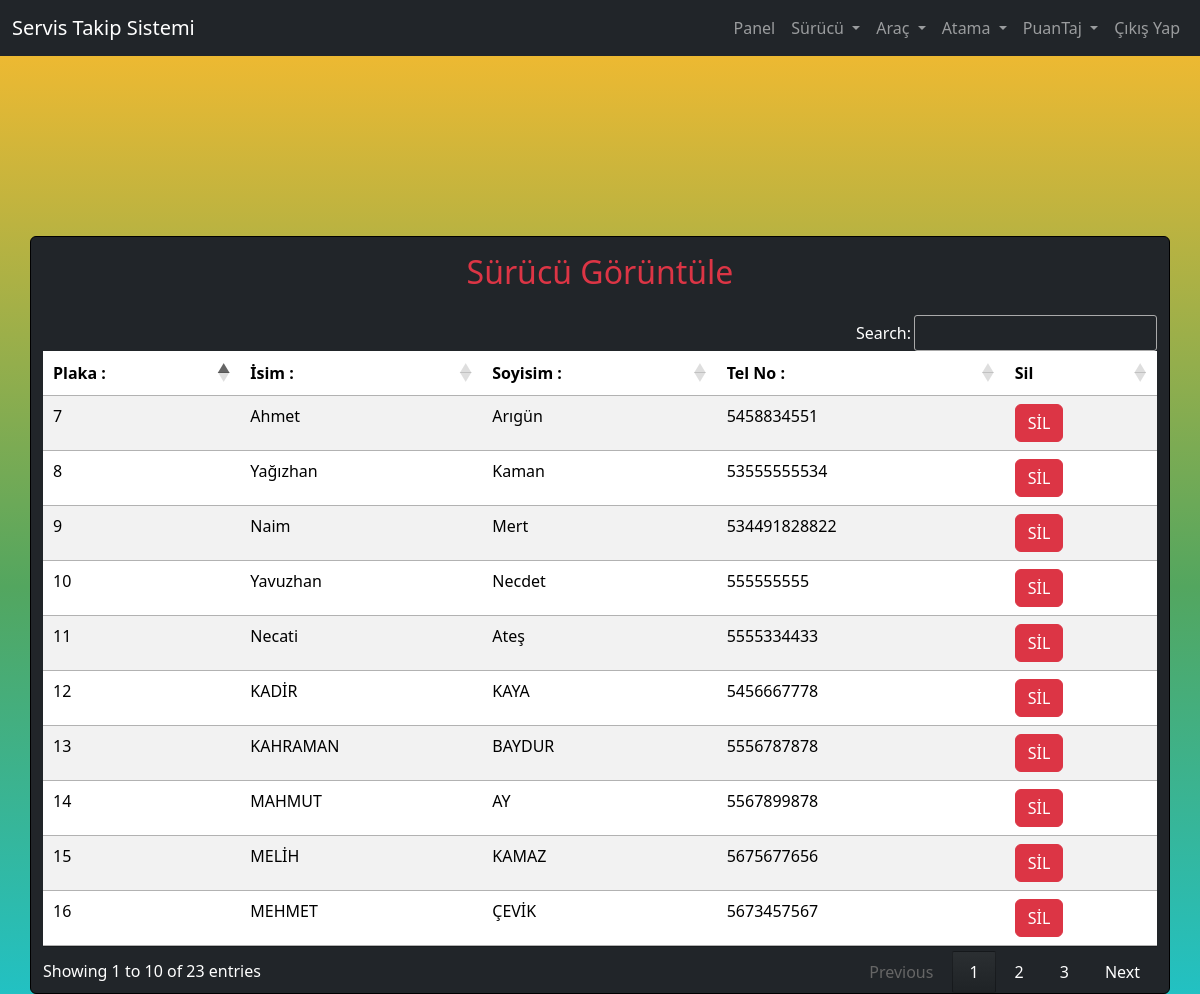
Screenshot of /sofor_goruntule/ (signed in) with the database file from the repository.
### hospital/models.py (models this page shows, shortened)
class Drıver(models.Model):
    name = models.CharField(max_length=50)
    surname = models.CharField(max_length=40)
    mobile = models.IntegerField(null=True)

### hospital/views.py (the view)
# urls.py: path("sofor_goruntule/", sofor_goruntule, name="sofor_goruntule"),
def sofor_goruntule(request):
    if not request.user.is_staff:
        return redirect("login")
    sofor = Drıver.objects.all()
    s = {"sofor": sofor}
    return render(request, "sofor_goruntule.html", s)

### hospital/templates/sofor_goruntule.html
{% include "base.html" %}
{% load static %}
{% include "navigation.html" %}
{% block content %}
<div class="container bg-dark border border-black rounded" style="margin-top: 180px;">
    <h2 class='p-3 text-danger  text-center '>Sürücü Görüntüle </h2>
    <table  id="example" class='table table-striped' >
        <thead>
            <tr>
                <th>Plaka : </th>
                <th>İsim : </th>
                <th>Soyisim : </th>
                <th>Tel No : </th>
                <th> Sil </th>
            </tr>
        </thead>
        <tbody>
            {% for i in sofor %}
            <tr>
                <td> {{i.id}} </td>
                <td>{{i.name}}</td>
                <td>{{i.surname}}</td>
                <td>{{i.mobile}}</td>
                <td><a href="{% url 'sofor_sil' i.id %}" onclick="return confirm ('Silmek istediğinize Emin Misiniz ? ')" class="btn btn-danger">SİL</a></td>
            </tr>
            {% endfor %}
        </tbody>
    </table>
</div>
{% endblock content %}

### hospital/templates/base.html (style rules this page uses)
body { background: rgb(34,193,195); background: linear-gradient(0deg, rgba(34,193,195,1) 0%, rgba(83,166,95,1) 41%, rgba(253,187,45,1) 100%); min-height: 100vh; color: white !important; }

### rows the page displays
Drıver: id "7", name "Ahmet", surname "Arıgün", mobile "5458834551"
Drıver: id "8", name "Yağızhan", surname "Kaman", mobile "53555555534"
Drıver: id "9", name "Naim", surname "Mert", mobile "534491828822"
Drıver: id "10", name "Yavuzhan", surname "Necdet", mobile "555555555"
Drıver: id "11", name "Necati", surname "Ateş", mobile "5555334433"
Drıver: id "12", name "KADİR", surname "KAYA", mobile "5456667778"
Drıver: id "13", name "KAHRAMAN", surname "BAYDUR", mobile "5556787878"
Drıver: id "14", name "MAHMUT", surname "AY", mobile "5567899878"
Drıver: id "15", name "MELİH", surname "KAMAZ", mobile "5675677656"
Drıver: id "16", name "MEHMET", surname "ÇEVİK", mobile "5673457567"
